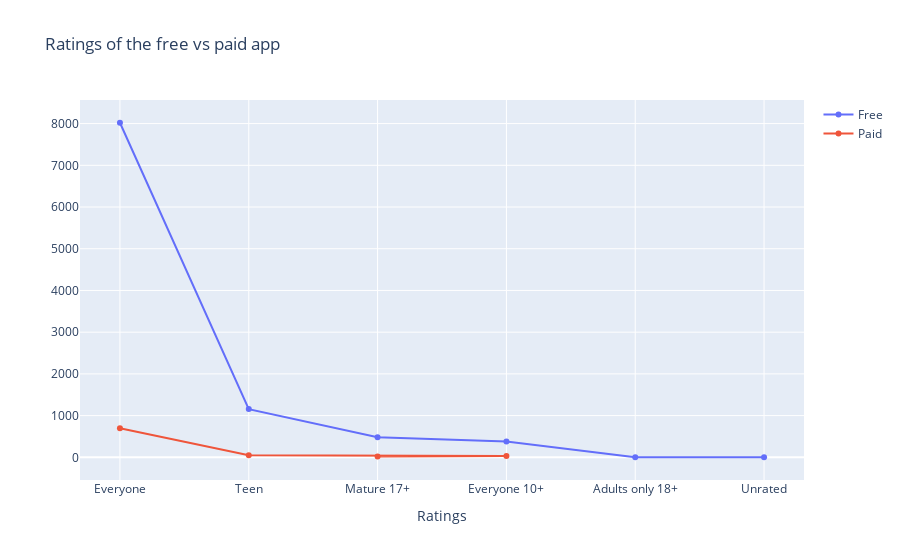

Notebook code cell kept with this figure:
### Code cell
'''
layout={'title':"Ratings of the free vs paid app",'xaxis':{'title':"Ratings"}}
fig = go.Figure(data=y, layout=layout)
iplot(fig)
'''

### Figure 1 — Plotly figure (JSON) as saved in the notebook; plotly's stock layout.template omitted (floating-point values rounded to 4 significant figures)
{"data": [{"name": "Free", "type": "scatter", "x": ["Everyone", "Teen", "Mature 17+", "Everyone 10+", "Adults only 18+", "Unrated"], "y": [8020, 1156, 479, 380, 3, 2]}, {"name": "Paid", "type": "scatter", "x": ["Everyone", "Teen", "Everyone 10+", "Mature 17+"], "y": [695, 52, 33, 20]}], "layout": {"title": {"text": "Ratings of the free vs paid app"}, "xaxis": {"title": {"text": "Ratings"}}}}
